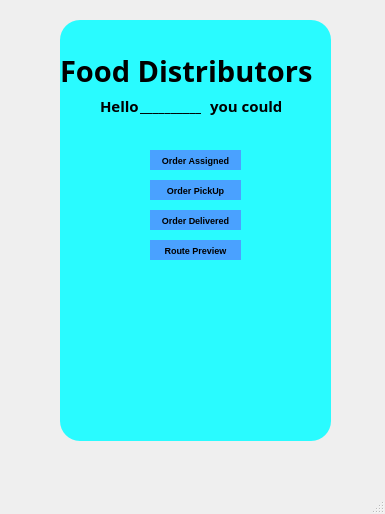
<?xml version="1.0" encoding="UTF-8"?>
<ui version="4.0">
 <class>MainWindow</class>
 <widget class="QMainWindow" name="MainWindow">
  <property name="geometry">
   <rect>
    <x>0</x>
    <y>0</y>
    <width>385</width>
    <height>514</height>
   </rect>
  </property>
  <property name="windowTitle">
   <string>MainWindow</string>
  </property>
  <widget class="QWidget" name="centralwidget">
   <widget class="QWidget" name="widget_2" native="true">
    <property name="geometry">
     <rect>
      <x>60</x>
      <y>20</y>
      <width>271</width>
      <height>421</height>
     </rect>
    </property>
    <property name="styleSheet">
     <string notr="true">border-radius:20px;
background-color: rgb(41, 251, 255);
</string>
    </property>
    <widget class="QLabel" name="label_2">
     <property name="geometry">
      <rect>
       <x>0</x>
       <y>10</y>
       <width>261</width>
       <height>81</height>
      </rect>
     </property>
     <property name="font">
      <font>
       <family>Segoe Print</family>
       <pointsize>22</pointsize>
       <weight>75</weight>
       <italic>false</italic>
       <bold>true</bold>
      </font>
     </property>
     <property name="text">
      <string>Food Distributors</string>
     </property>
    </widget>
    <widget class="QPushButton" name="pushButton_6">
     <property name="geometry">
      <rect>
       <x>90</x>
       <y>130</y>
       <width>91</width>
       <height>20</height>
      </rect>
     </property>
     <property name="font">
      <font>
       <pointsize>7</pointsize>
       <weight>75</weight>
       <bold>true</bold>
      </font>
     </property>
     <property name="styleSheet">
      <string notr="true">background-color: rgb(74, 161, 255);</string>
     </property>
     <property name="text">
      <string>Order Assigned</string>
     </property>
    </widget>
    <widget class="QPushButton" name="pushButton_7">
     <property name="geometry">
      <rect>
       <x>90</x>
       <y>220</y>
       <width>91</width>
       <height>20</height>
      </rect>
     </property>
     <property name="font">
      <font>
       <pointsize>7</pointsize>
       <weight>75</weight>
       <bold>true</bold>
      </font>
     </property>
     <property name="styleSheet">
      <string notr="true">background-color: rgb(74, 161, 255);</string>
     </property>
     <property name="text">
      <string>Route Preview</string>
     </property>
    </widget>
    <widget class="QLabel" name="label_3">
     <property name="geometry">
      <rect>
       <x>40</x>
       <y>70</y>
       <width>41</width>
       <height>31</height>
      </rect>
     </property>
     <property name="font">
      <font>
       <family>Segoe Print</family>
       <pointsize>11</pointsize>
       <weight>75</weight>
       <italic>false</italic>
       <bold>true</bold>
      </font>
     </property>
     <property name="text">
      <string>Hello</string>
     </property>
    </widget>
    <widget class="QLabel" name="label_4">
     <property name="geometry">
      <rect>
       <x>80</x>
       <y>70</y>
       <width>61</width>
       <height>31</height>
      </rect>
     </property>
     <property name="font">
      <font>
       <family>Segoe Print</family>
       <pointsize>11</pointsize>
       <weight>75</weight>
       <italic>false</italic>
       <bold>true</bold>
      </font>
     </property>
     <property name="text">
      <string>__________</string>
     </property>
    </widget>
    <widget class="QLabel" name="label_5">
     <property name="geometry">
      <rect>
       <x>150</x>
       <y>70</y>
       <width>71</width>
       <height>31</height>
      </rect>
     </property>
     <property name="font">
      <font>
       <family>Segoe Print</family>
       <pointsize>11</pointsize>
       <weight>75</weight>
       <italic>false</italic>
       <bold>true</bold>
      </font>
     </property>
     <property name="text">
      <string>you could</string>
     </property>
    </widget>
    <widget class="QPushButton" name="pushButton_8">
     <property name="geometry">
      <rect>
       <x>90</x>
       <y>190</y>
       <width>91</width>
       <height>20</height>
      </rect>
     </property>
     <property name="font">
      <font>
       <pointsize>7</pointsize>
       <weight>75</weight>
       <bold>true</bold>
      </font>
     </property>
     <property name="styleSheet">
      <string notr="true">background-color: rgb(74, 161, 255);</string>
     </property>
     <property name="text">
      <string>Order Delivered</string>
     </property>
    </widget>
    <widget class="QPushButton" name="pushButton_9">
     <property name="geometry">
      <rect>
       <x>90</x>
       <y>160</y>
       <width>91</width>
       <height>20</height>
      </rect>
     </property>
     <property name="font">
      <font>
       <pointsize>7</pointsize>
       <weight>75</weight>
       <bold>true</bold>
      </font>
     </property>
     <property name="styleSheet">
      <string notr="true">background-color: rgb(74, 161, 255);</string>
     </property>
     <property name="text">
      <string>Order PickUp</string>
     </property>
    </widget>
   </widget>
  </widget>
  <widget class="QMenuBar" name="menubar">
   <property name="geometry">
    <rect>
     <x>0</x>
     <y>0</y>
     <width>385</width>
     <height>21</height>
    </rect>
   </property>
  </widget>
  <widget class="QStatusBar" name="statusbar"/>
 </widget>
 <resources>
  <include location="pic1.qrc"/>
 </resources>
 <connections/>
</ui>
